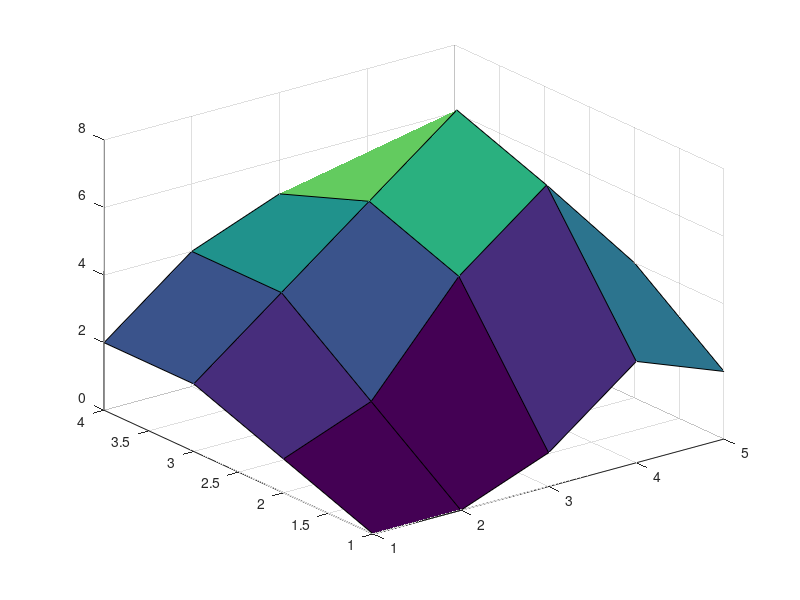

MATLAB code for this plot: (Note: this script raises an error after producing the figure.)
clear

[X,Y] = meshgrid(1:5,1:4);
Z = [0,0,1,3,2;1,2,5,7,4;2,4,6,8,3;2,4,5,4,3];

fig4 = figure;
surf(X,Y,Z);
%daspect([1 1 1]);
fig4.Position = [758   558   482   365];
ax = gca;
ax.XLim = [1 5];
ax.YLim = [1 4];
ax.ZLim = [0 8];
xlabel('X');
ylabel('Y');
zlabel('Z');